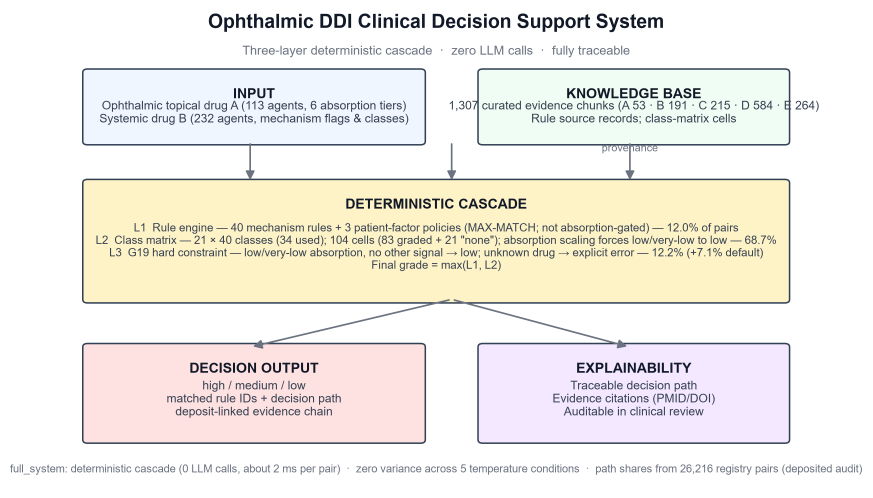
#> input picture figures/figure1_architecture.png, 2617 x 1492 px (shown at 1/3 size)
$ python fix_figure1_count.py ../figures/figure1_architecture.png out
#> lines starting #> are read from the running program, lines starting #| are printed output that depends on the picture
# -*- coding: utf-8 -*-
"""fix_figure1_count.py — 修正图1标签 "Systemic drug B (229 agents)" -> "(232 agents)"。

背景：Figure 1 为 AI 生成光栅示意图，图内 agent 数量与实体注册表(113/232)及正文
不一致。本脚本从图内既有字形取 '2'（229 首位）与 '3'（"113" 第三位），以 alpha 蒙版
合成到目标数字格，保留原始字体与背景渐变；随后按 300 dpi 导出 png/pdf/tiff。

用法:
    python scripts/fix_figure1_count.py <pristine_original.png> [outdir]

必须显式给出未修正的原始 600 dpi 图（本仓库早期版本 outputs/figures/figure1_architecture.png，
可从 git 历史取回）。脚本对已修正图重复运行会破坏字形，因此不提供默认输入。
默认 outdir = outputs/figures；会覆盖其中的 figure1_architecture.{png,pdf,tiff}。
"""
import sys
from pathlib import Path

import numpy as np
from PIL import Image

ROOT = Path(__file__).resolve().parents[1]
OUTDIR = ROOT / "outputs" / "figures"

# 目标数字格（原图 5056x3392 坐标）: "229" 的三格
D1 = (3117, 3167)   # '2'（保留，并作为 '2' 字源）
D2 = (3178, 3228)   # '2' -> '3'
D3 = (3239, 3286)   # '9' -> '2'
Y0, Y1 = 354, 431   # 229 数字行带
SRC3 = (1599, 1646)  # "113" 的 '3'
SY0, SY1 = 423, 501


def fix(src: Path) -> Image.Image:
    im = Image.open(src).convert("RGB")
    arr = np.asarray(im).astype(np.float64)
    lum = np.asarray(im.convert("L")).astype(np.float64)
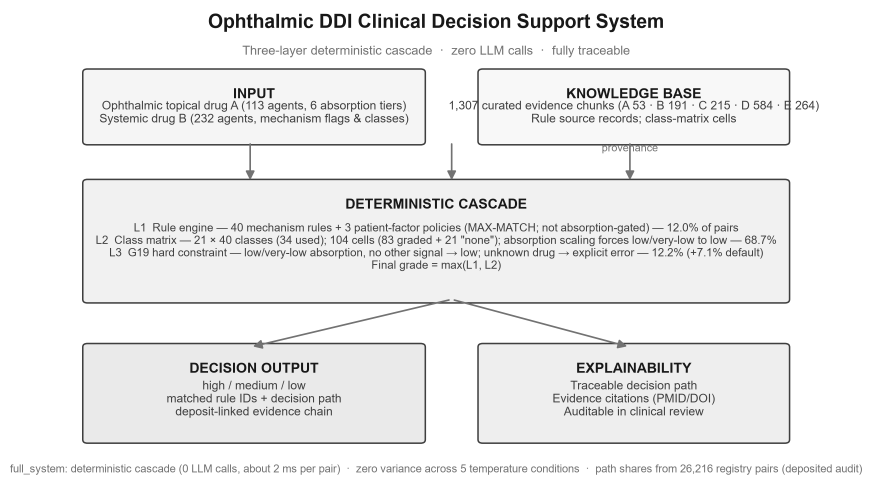
#> lum: shape (1492, 2617) float64 (shown at 1/3 size); min 24, max 255, mean 237.2
    out = arr.copy()

    def matte(x0, x1, y0, y1):
#> called with x0 = 3117, x1 = 3167, y0 = 354, y1 = 431
        l = lum[y0:y1 + 1, x0:x1 + 1]
#> l = empty array
        rgb = arr[y0:y1 + 1, x0:x1 + 1, :]
#> rgb = empty array
#> (the run stopped early here; a loop or call above may not have finished)
